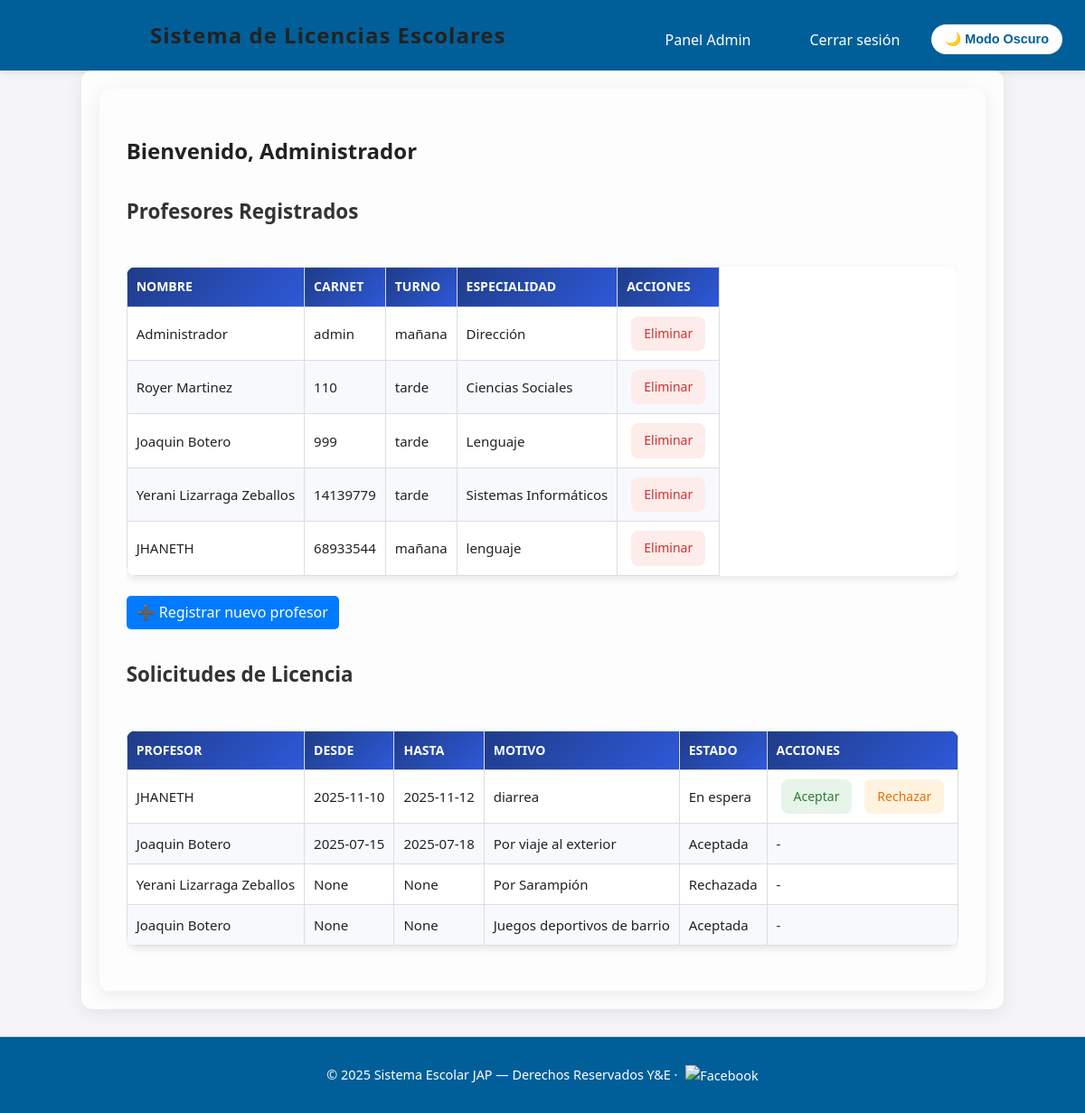
Page /dashboard_admin (signed in) on the committed database.
### tables this page shows
CREATE TABLE profesores (
            id INTEGER PRIMARY KEY AUTOINCREMENT,
            nombre TEXT,
            carnet TEXT UNIQUE,
            contrasena TEXT,
            turno TEXT,
            especialidad TEXT
        );

CREATE TABLE licencias (
            id INTEGER PRIMARY KEY AUTOINCREMENT,
            profesor_id INTEGER,
            fecha TEXT,
            motivo TEXT,
            estado TEXT DEFAULT 'En espera', fecha_inicio TEXT, fecha_fin TEXT,
            FOREIGN KEY (profesor_id) REFERENCES profesores(id)
        );

### app.py (the view)
    @app.route('/dashboard_admin')
    def dashboard_admin():
        if session.get('user_role') != 'admin':
            return redirect(url_for('login'))
        conn = get_db_connection()
        profesores = conn.execute('SELECT * FROM profesores').fetchall()
        licencias = conn.execute('''
            SELECT l.*, p.nombre FROM licencias l
            JOIN profesores p ON l.profesor_id = p.id
            ORDER BY l.fecha DESC
        ''').fetchall()
        conn.close()
        return render_template('dashboard_admin.html', profesores=profesores, licencias=licencias)

### templates/dashboard_admin.html (shortened to what this page needs)
{% extends "base.html" %}
{% block content %}
<div class="dashboard-container">
  <main class="main-content">
    <section id="profesores">
       <h1>Bienvenido, {{ session['user_name'] }}</h1>
      <h2>Profesores Registrados</h2>
      <div class="table-container">
        <table>
          <thead>
            <tr>
              <th>Nombre</th>
              <th>Carnet</th>
              <th>Turno</th>
              <th>Especialidad</th>
              <th>Acciones</th>
            </tr>
          </thead>
          <tbody>
            {% for profesor in profesores %}
            <tr>
              <td>{{ profesor['nombre'] }}</td>
              <td>{{ profesor['carnet'] }}</td>
              <td>{{ profesor['turno'] }}</td>
              <td>{{ profesor['especialidad'] }}</td>
              <td>
                <a href="{{ url_for('eliminar_profesor', id=profesor['id']) }}" class="btn-delete" onclick="return confirm('¿Estás seguro de eliminar al profesor?')">Eliminar</a>
              </td>
            </tr>
            {% endfor %}
          </tbody>
        </table>
      </div>
      <a href="{{ url_for('register_profesor') }}" class="btn-add">➕ Registrar nuevo profesor</a>
    </section>
    <section id="licencias">
      <h2>Solicitudes de Licencia</h2>
      <div class="table-container">
        <table>
          <thead>
            <tr>
              <th>Profesor</th>
              <th>Desde</th>
              <th>Hasta</th>
              <th>Motivo</th>
              <th>Estado</th>
              <th>Acciones</th>
            </tr>
          </thead>
          <tbody>
            {% for licencia in licencias %}
            <tr>
              <td>{{ licencia['nombre'] }}</td>
              <td>{{ licencia['fecha_inicio'] }}</td>
              <td>{{ licencia['fecha_fin'] }}</td>
              <td>{{ licencia['motivo'] }}</td>
              <td>{{ licencia['estado'] }}</td>
              <td>
                {% if licencia['estado'] == 'En espera' %}
                  <a href="{{ url_for('aceptar_licencia', id=licencia['id']) }}" class="btn-accept">Aceptar</a>
                  <a href="{{ url_for('rechazar_licencia', id=licencia['id']) }}" class="btn-reject">Rechazar</a>
                {% else %}
                  <span class="no-action">-</span>
                {% endif %}
              </td>
            </tr>
            {% endfor %}
          </tbody>
        </table>
      </div>
    </section>
  </main>
</div>
{% endblock %}

### templates/base.html (shortened to what this page needs)
<!DOCTYPE html>
<html lang="es">
<head>
  <link rel="stylesheet" href="{{ url_for('static', filename='css/styles.css') }}">
  <link rel="stylesheet" href="{{ url_for('static', filename='css/dashboard.css') }}">
</head>
<body>
  <header>
    <div class="navbar">
      <h1>Sistema de Licencias Escolares</h1>
      <nav>
        {% if session.get('user_role') %}
          {% if session['user_role'] == 'admin' %}
            <a href="{{ url_for('dashboard_admin') }}">Panel Admin</a>
          {% endif %}
          <a href="{{ url_for('logout') }}">Cerrar sesión</a>
        {% else %}
          <a href="{{ url_for('login') }}">Iniciar Sesión</a>
        {% endif %}
      </nav>
      <button id="theme-toggle">🌙 Modo Oscuro</button>
    </div>
  </header>
  <main>
    {% block content %}{% endblock %}
  </main>
  <footer class="footer">
    <p>
      &copy; 2025 Sistema Escolar JAP — Derechos Reservados Y&E
      ·
      <a class="Facebook-link" href="https://www.facebook.com/profile.php?id=61578831111755" target="_blank" title="Visitar página de Facebook">
        <img src="https://encrypted-tbn0.gstatic.com/images?q=tbn:ANd9GcQdu64Kd_uo0jxcd1IvtjkX0TO4rt-k9XFh4A&s" alt="Facebook" width="20">
      </a>
    </p>
  </footer>
</body>
</html>

### static/css/styles.css (style rules this page uses)
body { font-family: "Segoe UI", Roboto, Arial, sans-serif; margin: 0; padding: 0; background: #eef1f6; color: #2c2f36; line-height: 1.6; }
header { background: linear-gradient(135deg, #1f3c88, #2e59d9); color: #fff; padding: 30px 20px; text-align: center; box-shadow: 0 4px 12px rgba(0,0,0,0.15); }
header h1 { margin: 0; font-size: 32px; font-weight: 600; letter-spacing: 1px; }
nav { margin-top: 12px; }
nav a { color: #dbeafe; margin: 0 15px; text-decoration: none; font-weight: 500; font-size: 16px; transition: color 0.3s ease, border-bottom 0.3s ease; padding-bottom: 4px; }
main { padding: 40px 20px; background-color: #fdfdfd; max-width: 1200px; margin: 20px auto; border-radius: 12px; box-shadow: 0 4px 20px rgba(0,0,0,0.08); }
table { width: 100%; border-collapse: collapse; margin-top: 25px; overflow: hidden; border-radius: 10px; box-shadow: 0 2px 8px rgba(0,0,0,0.1); }
table th, table td { padding: 14px; border-bottom: 1px solid #e0e0e0; text-align: left; font-size: 15px; }
table th { background-color: #1f3c88; color: #fff; font-weight: 600; text-transform: uppercase; }
table tr:nth-child(even) { background-color: #f3f6fc; }
a { text-decoration: none; color: inherit; }
a[href*="eliminar"], a[href*="aceptar"], a[href*="rechazar"] { display: inline-block; margin: 0 5px; padding: 8px 14px; border-radius: 8px; font-size: 14px; font-weight: 500; transition: background 0.3s ease, transform 0.2s ease; }
a[href*="eliminar"] { background: #fdecea; color: #d32f2f; }
a[href*="aceptar"] { background: #e6f4ea; color: #2e7d32; }
a[href*="rechazar"] { background: #fff3e0; color: #ef6c00; }
.footer { text-align: center; font-size: 14px; color: #2c2f36; padding: 25px 0; margin-top: 30px; border-top: 1px solid #d1d5db; background: #f9f9f9; }
table { border-collapse: collapse; width: 100%; border-radius: 10px; overflow: hidden; box-shadow: 0 4px 12px rgba(0,0,0,0.1); background: #fff; }
table th, table td { padding: 14px 16px; text-align: left; transition: background 0.3s ease, color 0.3s ease; }
table th { background: linear-gradient(135deg, #1f3c88, #2e59d9); color: #fff; font-weight: 600; text-transform: uppercase; font-size: 14px; }
table tr { transition: background 0.3s ease, transform 0.2s ease; }
table tr:nth-child(even) { background-color: #f7f9fc; }
#theme-toggle { background: #fff; color: #1f3c88; border: none; padding: 8px 16px; border-radius: 8px; font-weight: 600; cursor: pointer; margin-top: 12px; transition: background 0.3s, color 0.3s; }
body, header, main, table, th, td, .form-container, .login-card, .footer, .btn-primary, .login-card button { transition: background-color 0.4s ease, color 0.4s ease, border-color 0.4s ease, box-shadow 0.4s ease; }
header { background: var(--color-primary); color: white; padding: 15px 25px; box-shadow: 0 2px 8px rgba(0,0,0,0.1); }
.navbar { display: flex; justify-content: space-between; align-items: center; flex-wrap: wrap; gap: 10px; }
.navbar h1 { font-size: 1.5rem; margin: 0; text-align: left; flex: 1 1 auto; }
nav { display: flex; gap: 15px; flex-wrap: wrap; align-items: center; }
nav a { color: white; text-decoration: none; font-weight: 500; padding: 5px 10px; transition: background 0.3s; border-radius: 5px; }
#theme-toggle { background: white; color: var(--color-primary); border: none; border-radius: 20px; padding: 8px 15px; cursor: pointer; transition: background 0.3s; }
.footer { background: var(--color-primary); color: white; text-align: center; padding: 15px 10px; font-size: 0.9rem; }
.footer img { vertical-align: middle; margin-left: 5px; }
table { width: 100%; border-collapse: collapse; margin-bottom: 20px; overflow-x: auto; display: block; }
table th, table td { padding: 10px; text-align: left; border: 1px solid #ddd; white-space: nowrap; }
.table-container { width: 100%; overflow-x: auto; }

### rows in the picture
profesores: user_name "Administrador", nombre "Administrador", carnet "admin", turno "mañana", especialidad "Dirección"
profesores: nombre "Royer Martinez", carnet "110", turno "tarde", especialidad "Ciencias Sociales"
profesores: nombre "Joaquin Botero", carnet "999", turno "tarde", especialidad "Lenguaje"
profesores: nombre "Yerani Lizarraga Zeballos", carnet "14139779", turno "tarde", especialidad "Sistemas Informáticos"
profesores: nombre "JHANETH", carnet "68933544", turno "mañana", especialidad "lenguaje"
licencias: nombre "JHANETH", fecha_inicio "2025-11-10", fecha_fin "2025-11-12", motivo "diarrea", estado "En espera"
licencias: nombre "Joaquin Botero", fecha_inicio "2025-07-15", fecha_fin "2025-07-18", motivo "Por viaje al exterior", estado "Aceptada"
licencias: nombre "Yerani Lizarraga Zeballos", fecha_inicio "None", fecha_fin "None", motivo "Por Sarampión", estado "Rechazada"
licencias: nombre "Joaquin Botero", fecha_inicio "None", fecha_fin "None", motivo "Juegos deportivos de barrio", estado "Aceptada"
